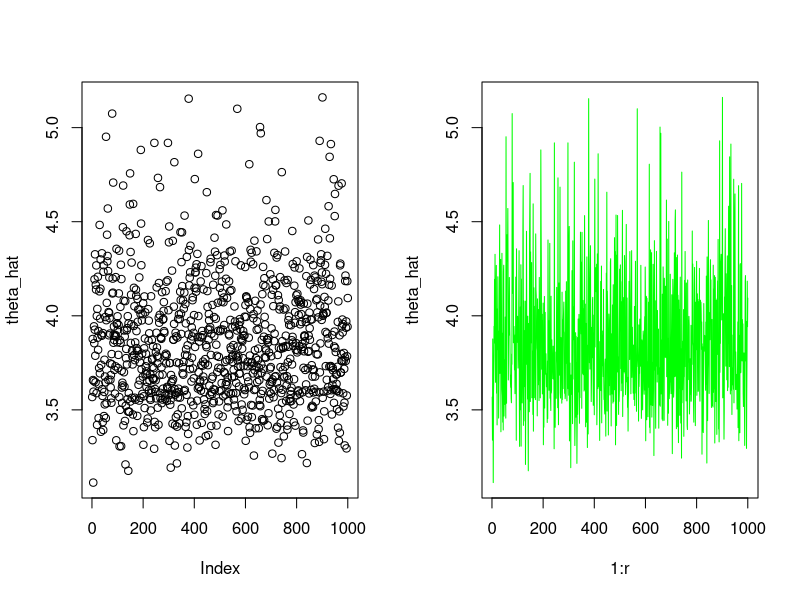

This chart was generated by the following R code:
rm(list = ls())

set.seed(1)
n <- 50
nu <- 5
y <- rt(n, df = nu)

fx <- function(x) {
    ans <- exp(-(x^2) / 2)
    
    for (i in 1:50) {
        ans <- ans * (1 / (1 + (y[i] - x)/nu)^((nu + 1)/2))
    }

    return(ans)
}

solve <- function(N = 1e4) {
    prop <- rnorm(N)

    weights <- fx(prop) / dnorm(prop, 0, 1)
    theta <- mean(prop * weights) / mean(weights) 

    return(theta)
}

r <- 1e3
theta_hat <- numeric(length = r)
N <- 1e4

for (i in 1:r) {
    theta_hat[i] <- solve(N)
}

mean(theta_hat)
par(mfrow = c(1,2))
plot(theta_hat)
plot(1:r, theta_hat, type = "l", col = "green")
N*var(theta_hat)
